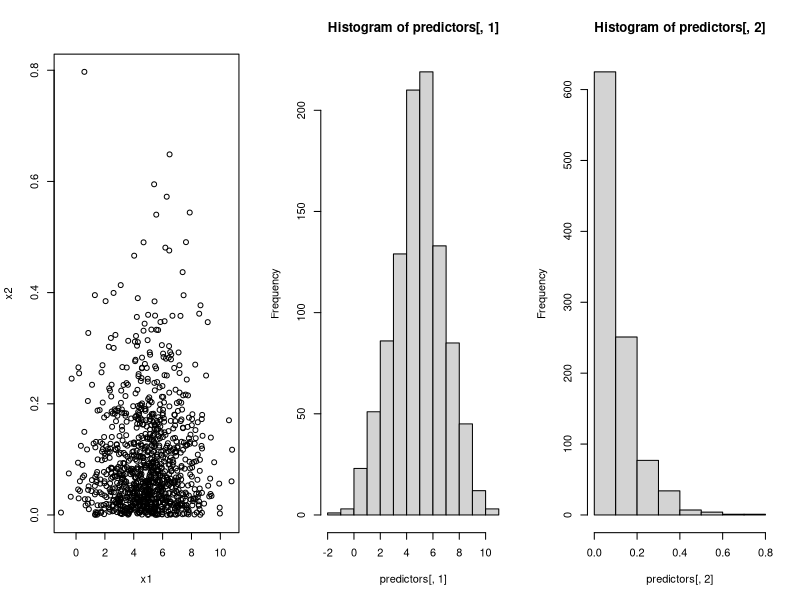
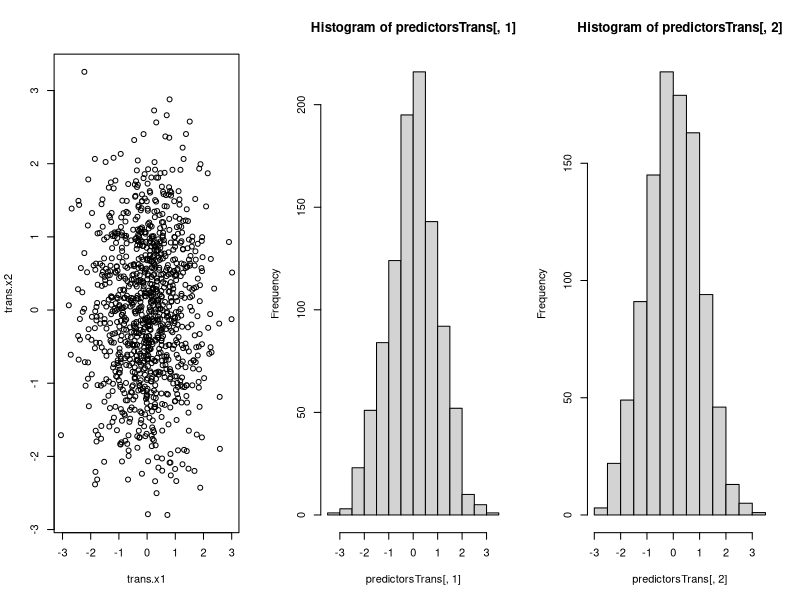

Source code (R) for these figures, in order:
Comment1 = "
	이런 식으로
	안쓰는 문자열을
	주석처럼 쓸 수 있습니다.
	다른 곳에 쓰지만 않으면 되니까
	원하는 만큼 코멘트 쓰고 드래그 해서 블록 만든 후에
	ctrl + shift + c 누르면 모두 # 붙여줌(rstudio)
"

# caret::preProcess() 함수는 개별 예측 변수에 대한 중심화(centering), 척도화(scaling) 및
# 박스-콕스 변환(Box-Cox transformation)을 제공한다.
# (양의 값을 가진 자료에 적용되는 분산 안정화 및 정규화를 위한 변환)

# 두 개의 예측 변수를 가지는 데이터 프레임을 생성하고, 이를 이용하여 전처리 과정을 수행한다
set.seed(13123313)
predictors <- data.frame(x1 = rnorm(1000, mean = 5, sd = 2), # 정규분포
                         x2 = rexp(1000, rate = 10))# 지수분포
par(mfrow = c(1,3))
plot(predictors); hist(predictors[,1]); hist(predictors[,2])

install.packages("caret"); library(caret)
trans <- preProcess(predictors, c("BoxCox", "center", "scale"))
predictorsTrans <- data.frame(trans = predict(trans, predictors))
par(mfrow = c(1,3))
plot(predictorsTrans); hist(predictorsTrans[,1]); hist(predictorsTrans[,2])

# R에서 박스콕스변환 하는 함수는 MASS::boxcox(), car::bcPower(), car::powerTransform() 등이 있다.
# 나종화 2권에서 알아보자.
# 자료의 변환을 포함한 R에서 전처리 함수에는 base::scale(), pcaPP::ScaleAdv(), 
# caret::PreProcess(), sparseLDA::normalize() 등이 있다.
# 이 가운데 처음 3개 함수는 중심화와 척도화만 제공한다.
# PreProcess는 매우 다양한 예측변수에 대한 전처리를 제공

# 분산안정화 변환
  # 비율 또는 이항 자료 : 역사인 또는 로짓 변환
  # 개수 또는 포아송 자료 : 제곱근(또는 Anscombe) 변환
  # 표본상관계수 : 피셔의 변환
  # 회귀분석에서의 박스-콕스 변환